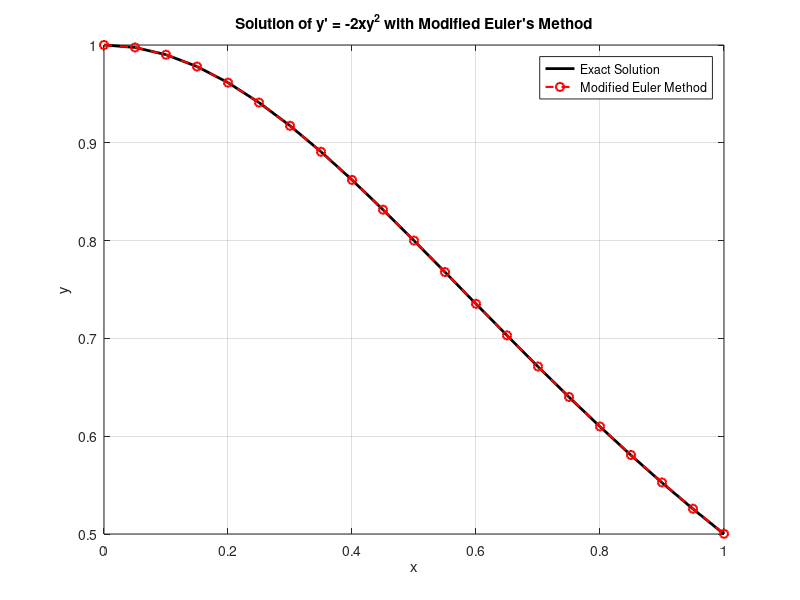

Source code (MATLAB):
%Modified Euler's Method
clc; clear;

h = 0.05;               
x = 0:h:1;             
n = length(x);         
y = zeros(1, n);       
y(1) = 1;    

f = @(x,y) - 2 .* x .* y.^2;


for i = 1:n-1
    % Predictor 
    y(i+1) = y(i) + h * f(x(i), y(i));
    
    % Corrector 
    s1 = f(x(i), y(i));              
    s2 = f(x(i+1), y(i+1));       
    
    y(i+1) = y(i) + (h / 2) * (s1 + s2);
end

y_exact = 1 ./ (1 + x.^2);
error = abs(y_exact - y);

disp('    x        y_M_Euler    y_Exact     Error');
disp('-----------------------------------------------');
for i = 1:n
    fprintf('%8.2f %12.6f %12.6f %12.2e\n', x(i), y(i), y_exact(i), error(i));
end

figure;
plot(x, y_exact, 'k-', 'LineWidth', 2);
hold on;
plot(x, y, 'ro--', 'LineWidth', 1.5, 'MarkerSize', 6);
xlabel('x'); ylabel('y');
title("Solution of y' = -2xy^2 with Modified Euler's Method")

legend('Exact Solution', 'Modified Euler Method');
grid on;
